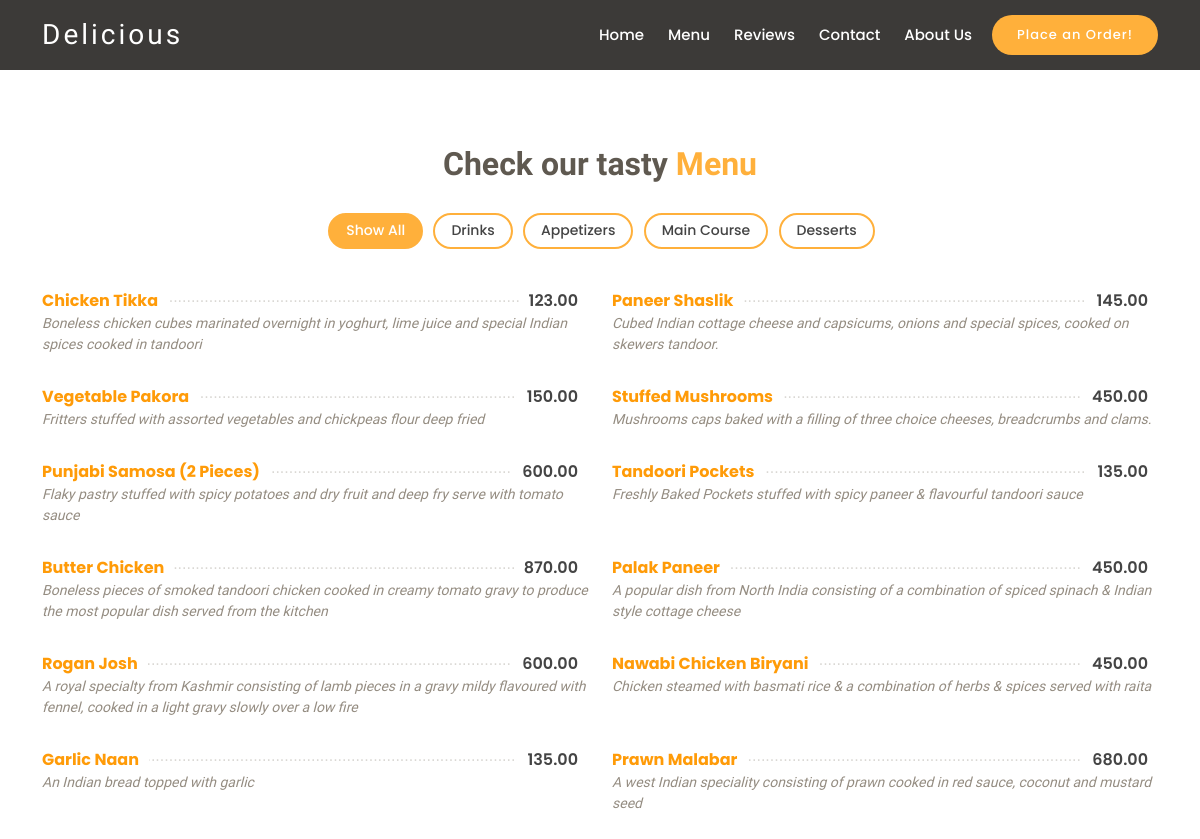
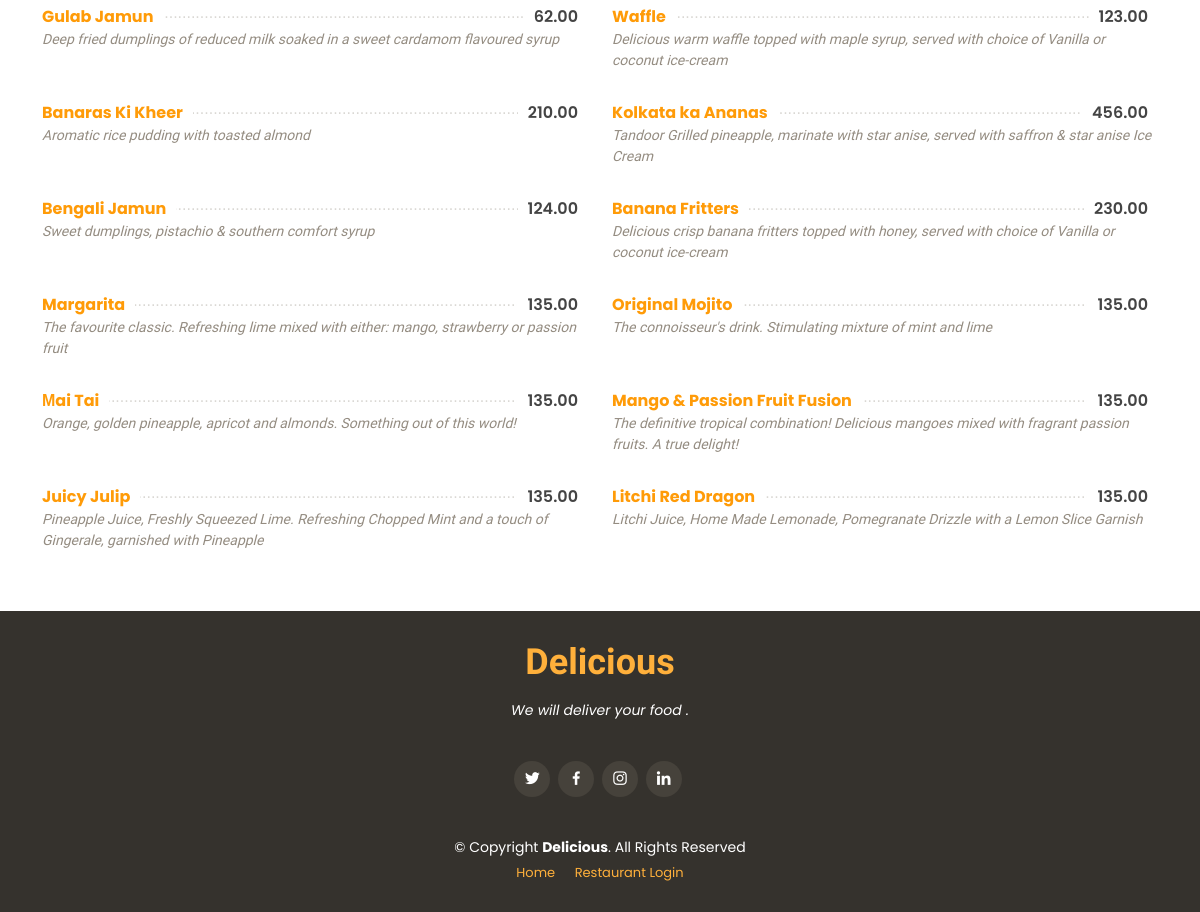
The app's page /menu/ with its own data (2 pictures, top to bottom).
### customer/models.py (models this page shows, shortened)
class MenuItem(models.Model):
    name = models.CharField(max_length=100)
    description = models.TextField()
    image = models.ImageField(upload_to='menu_images/')
    price = models.DecimalField(max_digits=20, decimal_places=2)
    category = models.ManyToManyField('Category', related_name='item')

### customer/views.py (the view)
# urls.py: path('menu/', Menu.as_view(), name='menu'),
class Menu(View):
    def get(self, request, *args, **kwargs):
        appetizers = MenuItem.objects.filter(category__name__contains='Appetizer')
        main_courses = MenuItem.objects.filter(category__name__contains='MainCourse')
        desserts = MenuItem.objects.filter(category__name__contains='Dessert')
        drinks = MenuItem.objects.filter(category__name__contains='Drink')
        context = {
            'appetizers': appetizers,
            'main_courses': main_courses,
            'desserts': desserts,
            'drinks': drinks,
            'menu_items': appetizers | main_courses | desserts | drinks
        }
        return render(request, 'customer/menu.html', context)

### customer/templates/customer/menu.html
{% extends 'customer/base.html' %}
{% block content %}
{% include 'customer/all_other_navigation.html' %}
<section id="menu" class="menu" style="min-height:80vh">
    <div class="container">
        <div class="section-title">
          <h2>Check our tasty <span>Menu</span></h2>
        </div>
        <div class="row">
          <div class="col-lg-12 d-flex justify-content-center">
            <ul id="menu-flters">
              <li data-filter="*" class="filter-active">Show All</li>
              <li data-filter=".filter-drink">Drinks</li>
              <li data-filter=".filter-appetizer">Appetizers</li>
              <li data-filter=".filter-main_course">Main Course</li>
              <li data-filter=".filter-dessert">Desserts</li>
            </ul>
          </div>
        </div>
        <div class="row menu-container">
            {% for items in appetizers %}
                <div class="col-lg-6 menu-item filter-appetizer">
                    <div class="menu-content">
                        <a>{{ items.name }}</a><span>{{ items.price }}</span>
                    </div>
                    <div class="menu-ingredients">
                        {{ items.description }}
                    </div>
                </div>
            {% endfor %}
            {% for items in main_courses %}
                <div class="col-lg-6 menu-item filter-main_course">
                    <div class="menu-content">
                        <a>{{ items.name }}</a><span>{{ items.price }}</span>
                    </div>
                    <div class="menu-ingredients">
                        {{ items.description }}
                    </div>
                </div>
            {% endfor %}
            {% for items in desserts %}
                <div class="col-lg-6 menu-item filter-dessert">
                    <div class="menu-content">
                        <a>{{ items.name }}</a><span>{{ items.price }}</span>
                    </div>
                    <div class="menu-ingredients">
                        {{ items.description }}
                    </div>
                </div>
            {% endfor %}
            {% for items in drinks %}
                <div class="col-lg-6 menu-item filter-drink">
                    <div class="menu-content">
                        <a>{{ items.name }}</a><span>{{ items.price }}</span>
                    </div>
                    <div class="menu-ingredients">
                        {{ items.description }}
                    </div>
                </div>
            {% endfor %}
        </div>
    </div>
</section>
{% endblock content %}

### customer/templates/customer/base.html (shortened to what this page needs)
<!DOCTYPE html>
<html>
<head>
    {% load static %}
    <link rel="stylesheet" href="{% static 'css/style.css' %}">
    <link rel="stylesheet" href="{% static 'vendor/bootstrap/css/bootstrap.min.css' %}">
    <link rel="stylesheet" href="{% static 'vendor/animate.css/animate.min.css' %}">
    <link rel="stylesheet" href="{% static 'vendor/glightbox/css/glightbox.min.css' %}">
    <link rel="stylesheet" href="{% static 'vendor/swiper/swiper-bundle.min.css' %}">
    <link rel="stylesheet" href="{% static 'vendor/boxicons/css/animations.css' %}">
    <link rel="stylesheet" href="{% static 'vendor/boxicons/css/boxicons.min.css' %}">
    <link rel="stylesheet" href="{% static 'vendor/boxicons/css/transformations.css' %}">
    <link href="{% static 'css/style.css' %}" rel="stylesheet">
    <link href="{% static 'css/my.css' %}" rel="stylesheet">
    <link rel="stylesheet" href="https://cdn.jsdelivr.net/npm/bootstrap-icons@1.5.0/font/bootstrap-icons.css">
</head>
    <body>
        {% block content %}
        {% endblock content %}
        {% include 'customer/footer.html' %}
    </body>
</html>

### customer/templates/customer/all_other_navigation.html (shortened to what this page needs)
  <header id="header" class="d-flex align-items-center " style="position : sticky; top: 0; left: 0; right: 0">
    <div class="container-fluid container-xl d-flex align-items-center justify-content-between">
      <div class="logo me-auto d-flex align-items-center">
        <h1><a href="{% url 'index' %}">Delicious</a></h1>
      </div>
      <nav id="navbar" class="navbar order-last order-lg-0" style="z-index: 1000">
        <ul>
          <li><a class="nav-link scrollto " href="{% url 'index' %}">Home</a></li>
          <li><a class="nav-link scrollto" href="{% url 'menu' %}">Menu</a></li>
          <li><a class="nav-link scrollto" href="{% url 'testimonial' %}">Reviews</a></li>
          <li><a class="nav-link scrollto" href="{% url 'contact' %}">Contact</a></li>
          <li><a class="nav-link scrollto" href="{% url 'about' %}">About Us</a></li>
        </ul>
      </nav>
      <a href="{% url 'order' %}" class="book-a-table-btn scrollto">Place an Order!</a>
    </div>
  </header>

### customer/templates/customer/footer.html
  <footer id="footer">
    <div class="container">
      <h3>Delicious</h3>
      <p>We will deliver your food .</p>
      <div class="social-links">
        <a href="#" class="twitter"><i class="bx bxl-twitter"></i></a>
        <a href="#" class="facebook"><i class="bx bxl-facebook"></i></a>
        <a href="#" class="instagram"><i class="bx bxl-instagram"></i></a>
        <a href="#" class="linkedin"><i class="bx bxl-linkedin"></i></a>
      </div>
      <div class="copyright">
        &copy; Copyright <strong><span>Delicious</span></strong>. All Rights Reserved
      </div>
        <div class="credits">
              <a href="{% url 'index' %}" class="me-3">Home</a>
              <a href="{% url 'dashboard' %}"> Restaurant Login</a>
      </div>
    </div>
  </footer>

### statics/css/style.css (style rules this page uses)
body { font-family: "Poppins", sans-serif; color: #444444; }
a { text-decoration: none; color: #ffb03b; }
h1, h2, h3, h4, h5, h6 { font-family: "Satisfy", sans-serif; }
#header { top: 50px; height: 70px; z-index: 997; transition: all 0.5s; padding: 10px 0; background: rgba(26, 24, 22, 0.85); }
#header .logo h1 { font-size: 28px; margin: 0; line-height: 1; font-weight: 400; letter-spacing: 3px; }
#header .logo h1 a, #header .logo h1 a:hover { color: #fff; text-decoration: none; }
.book-a-table-btn { background: #ffb03b; color: #fff; border-radius: 50px; margin: 0 0 0 20px; padding: 10px 25px; font-size: 13px; font-weight: 500; letter-spacing: 1px; transition: 0.3s; white-space: nowrap; }
.navbar { padding: 0; }
.navbar ul { margin: 0; padding: 0; display: flex; list-style: none; align-items: center; }
.navbar li { position: relative; }
.navbar a, .navbar a:focus { display: flex; align-items: center; justify-content: space-between; padding: 10px 0 10px 24px; font-size: 15px; font-weight: 500; color: white; white-space: nowrap; transition: 0.3s; }
section { padding: 60px 0; }
.section-title { text-align: center; padding-bottom: 30px; }
.section-title h2 { margin: 15px 0 0 0; font-size: 32px; font-weight: 700; color: #5f5950; }
.section-title h2 span { color: #ffb03b; }
.menu #menu-flters { padding: 0; margin: 0 auto 0 auto; list-style: none; text-align: center; border-radius: 50px; }
.menu #menu-flters li { cursor: pointer; display: inline-block; padding: 8px 16px 10px 16px; font-size: 14px; font-weight: 500; line-height: 1; color: #444444; margin: 0 3px 10px 3px; transition: all ease-in-out 0.3s; background: #fff; border: 2px solid #ffb03b; border-radius: 50px; }
.menu #menu-flters li:hover, .menu #menu-flters li.filter-active { color: #fff; background: #ffb03b; }
.menu #menu-flters li:last-child { margin-right: 0; }
.menu .menu-content { margin-top: 30px; overflow: hidden; display: flex; justify-content: space-between; position: relative; }
.menu .menu-content::after { content: "......................................................................" "...................................................................." "...................................................................."; position: absolute; left: 20px; right: 0; top: -4px; z-index: 1; color: #dad8d4; font-family: Arial, "Helvetica Neue", Helvetica, sans-serif; }
.menu .menu-content a { padding-right: 10px; background: #fff; position: relative; z-index: 3; font-weight: 700; color: #ff9b08; }
.menu .menu-content span { background: #fff; position: relative; z-index: 3; padding: 0 10px; font-weight: 600; }
.menu .menu-ingredients { font-style: italic; font-size: 14px; font-family: "Comic Neue", sans-serif; color: #948c81; }
#footer { background: #35322d; color: #fff; font-size: 14px; text-align: center; padding: 30px 0; }
#footer h3 { font-size: 36px; font-weight: 700; color: #ffb03b; position: relative; padding: 0; margin: 0 0 15px 0; }
#footer p { font-size: 15; font-style: italic; padding: 0; margin: 0 0 40px 0; }
#footer .social-links { margin: 0 0 40px 0; }
#footer .social-links a { font-size: 18px; display: inline-block; background: #46423b; color: #fff; line-height: 1; padding: 8px 0; margin-right: 4px; border-radius: 50%; text-align: center; width: 36px; height: 36px; transition: 0.3s; }
#footer .copyright { margin: 0 0 5px 0; }
#footer .credits { font-size: 13px; }

### records on screen
MenuItem: name "Chicken Tikka", price "123.00", description "Boneless chicken cubes marinated overnight in yoghurt, lime juice and special Indian spices cooked in tandoori"
MenuItem: name "Paneer Shaslik", price "145.00", description "Cubed Indian cottage cheese and capsicums, onions and special spices, cooked on skewers tandoor."
MenuItem: name "Vegetable Pakora", price "150.00", description "Fritters stuffed with assorted vegetables and chickpeas flour deep fried"
MenuItem: name "Stuffed Mushrooms", price "450.00", description "Mushrooms caps baked with a filling of three choice cheeses, breadcrumbs and clams."
MenuItem: name "Punjabi Samosa (2 Pieces)", price "600.00", description "Flaky pastry stuffed with spicy potatoes and dry fruit and deep fry serve with tomato sauce"
MenuItem: name "Tandoori Pockets", price "135.00", description "Freshly Baked Pockets stuffed with spicy paneer & flavourful tandoori sauce"
MenuItem: name "Butter Chicken", price "870.00", description "Boneless pieces of smoked tandoori chicken cooked in creamy tomato gravy to produce the most popular dish served from the kitchen"
MenuItem: name "Palak Paneer", price "450.00", description "A popular dish from North India consisting of a combination of spiced spinach & Indian style cottage cheese"
MenuItem: name "Rogan Josh", price "600.00", description "A royal specialty from Kashmir consisting of lamb pieces in a gravy mildy flavoured with fennel, cooked in a light gravy slowly over a low fire"
MenuItem: name "Nawabi Chicken Biryani", price "450.00", description "Chicken steamed with basmati rice & a combination of herbs & spices served with raita"
MenuItem: name "Garlic Naan", price "135.00", description "An Indian bread topped with garlic"
MenuItem: name "Prawn Malabar", price "680.00", description "A west Indian speciality consisting of prawn cooked in red sauce, coconut and mustard seed"
MenuItem: name "Gulab Jamun", price "62.00", description "Deep fried dumplings of reduced milk soaked in a sweet cardamom flavoured syrup"
MenuItem: name "Waffle", price "123.00", description "Delicious warm waffle topped with maple syrup, served with choice of Vanilla or coconut ice-cream"
MenuItem: name "Banaras Ki Kheer", price "210.00", description "Aromatic rice pudding with toasted almond"
MenuItem: name "Kolkata ka Ananas", price "456.00", description "Tandoor Grilled pineapple, marinate with star anise, served with saffron & star anise Ice Cream"
MenuItem: name "Bengali Jamun", price "124.00", description "Sweet dumplings, pistachio & southern comfort syrup"
MenuItem: name "Banana Fritters", price "230.00", description "Delicious crisp banana fritters topped with honey, served with choice of Vanilla or coconut ice-cream"
MenuItem: name "Margarita", price "135.00", description "The favourite classic. Refreshing lime mixed with either: mango, strawberry or passion fruit"
MenuItem: name "Original Mojito", price "135.00", description "The connoisseur's drink. Stimulating mixture of mint and lime"
MenuItem: name "Μai Tai", price "135.00", description "Orange, golden pineapple, apricot and almonds. Something out of this world!"
MenuItem: name "Mango & Passion Fruit Fusion", price "135.00", description "The definitive tropical combination! Delicious mangoes mixed with fragrant passion fruits. A true delight!"
MenuItem: name "Juicy Julip", price "135.00", description "Pineapple Juice, Freshly Squeezed Lime. Refreshing Chopped Mint and a touch of Gingerale, garnished with Pineapple"
MenuItem: name "Litchi Red Dragon", price "135.00", description "Litchi Juice, Home Made Lemonade, Pomegranate Drizzle with a Lemon Slice Garnish"
